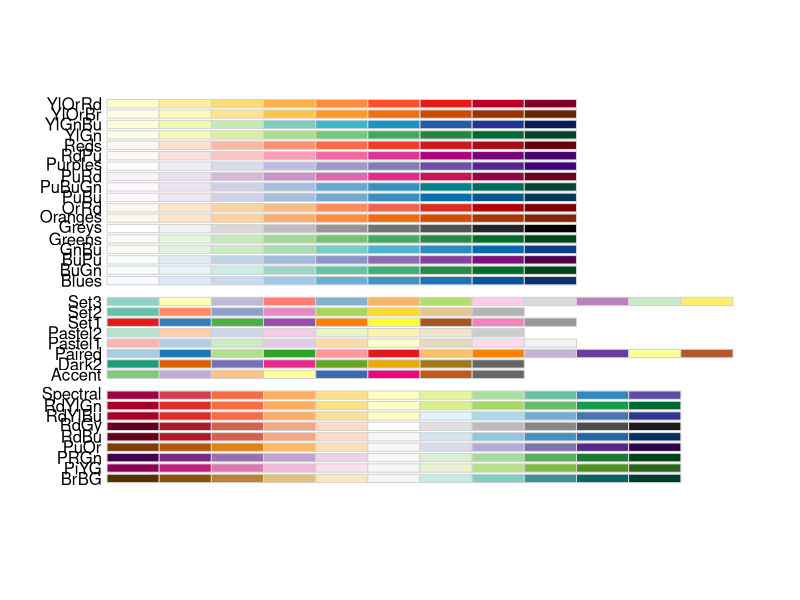
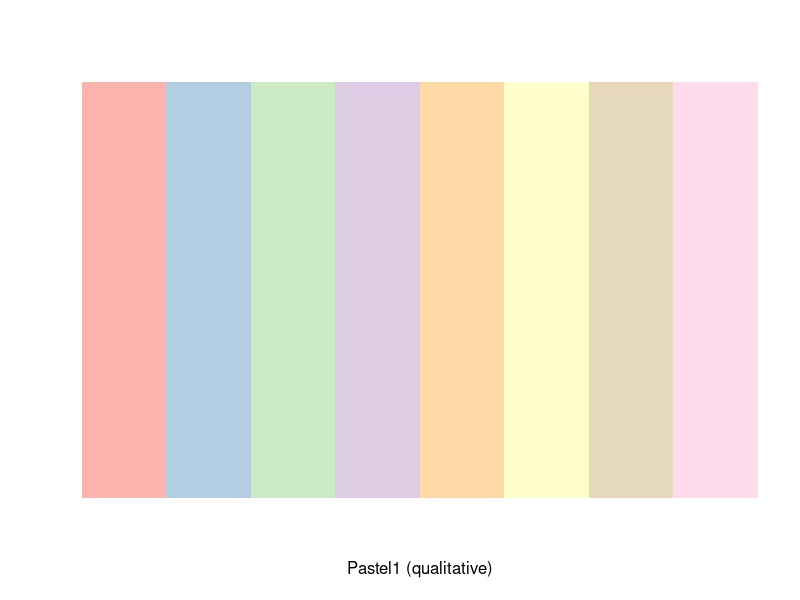
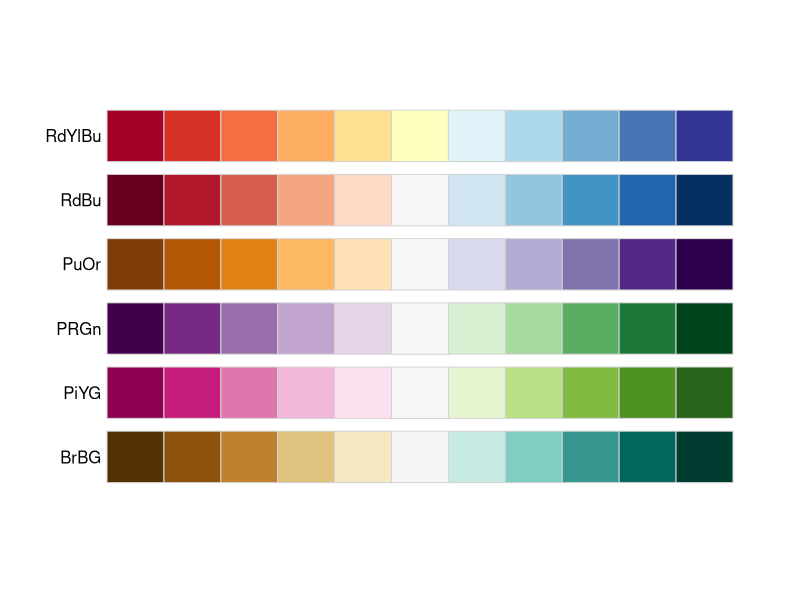
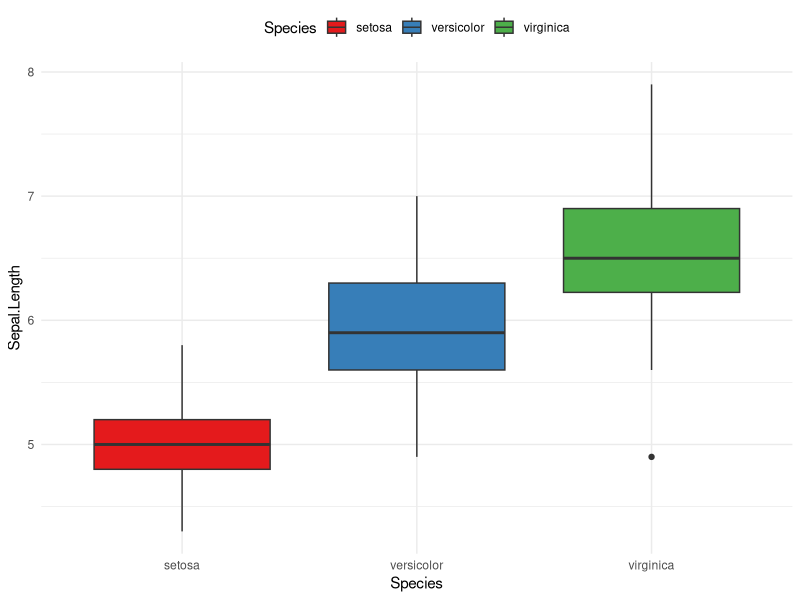

Reproduce these figures in R, in order.
install.packages("RColorBrewer")
library(RColorBrewer)
install.packages("ggplot2")
library(ggplot2)
display.brewer.all()
display.brewer.pal(n=8, name="Pastel1")
display.brewer.all(n = NULL, type = "div", select = NULL,
                   colorblindFriendly = TRUE)

data(iris)
head(iris, 7)

bp <- ggplot(iris, aes(Species, Sepal.Length)) +
      geom_boxplot(aes(fill=Species)) +
      theme_minimal() +
      theme(legend.position = "top")
(bp + scale_fill_brewer(palette = "Set1"))
